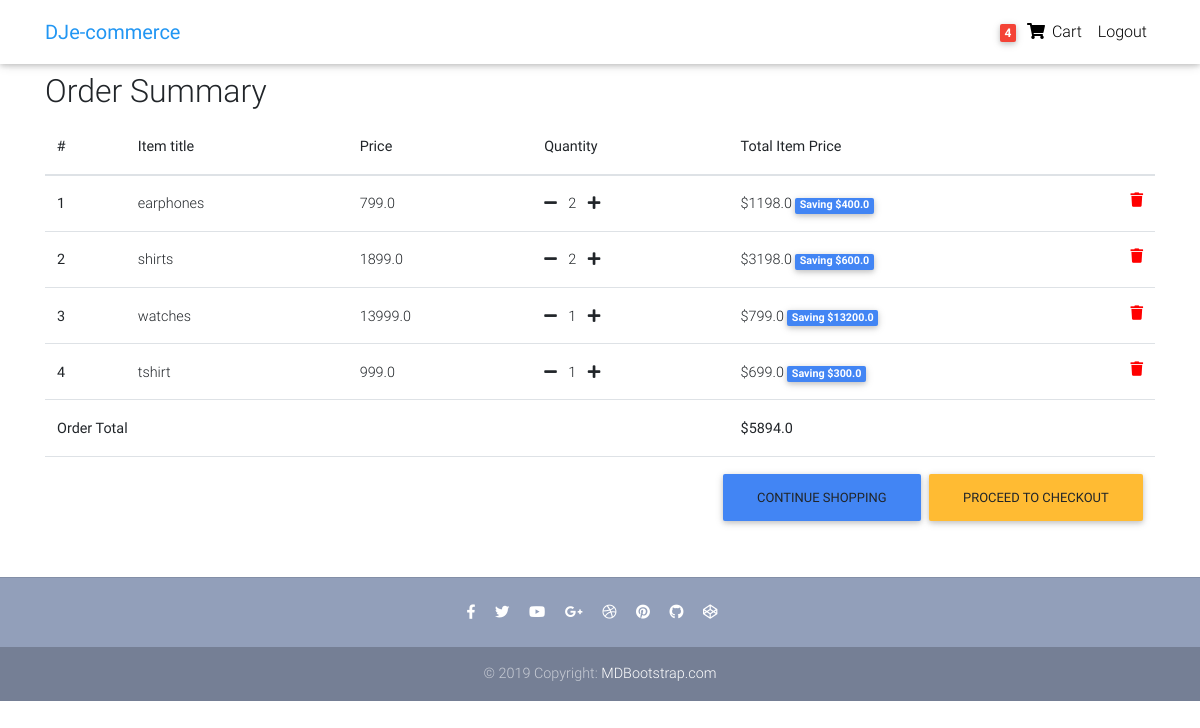
Page /order-summary/ (signed in) on the committed database.
### core/models.py (models this page shows, shortened)
class Order(models.Model):
    user = models.ForeignKey(settings.AUTH_USER_MODEL,
                             on_delete=models.CASCADE)
    ref_code = models.CharField(max_length=20, blank=True, null=True)
    items = models.ManyToManyField(OrderItem)
    start_date = models.DateTimeField(auto_now_add=True)
    ordered_date = models.DateTimeField()
    ordered = models.BooleanField(default=False)
    shipping_address = models.ForeignKey(
        'Address', related_name='shipping_address', on_delete=models.SET_NULL, blank=True, null=True)
    billing_address = models.ForeignKey(
        'Address', related_name='billing_address', on_delete=models.SET_NULL, blank=True, null=True)
    payment = models.ForeignKey(
        'Payment', on_delete=models.SET_NULL, blank=True, null=True)
    coupon = models.ForeignKey(
        'Coupon', on_delete=models.SET_NULL, blank=True, null=True)
    being_delivered = models.BooleanField(default=False)
    received = models.BooleanField(default=False)
    refund_requested = models.BooleanField(default=False)
    refund_granted = models.BooleanField(default=False)
    '''
    1. Item added to cart
    2. Adding a billing address
    (Failed checkout)
    3. Payment
    (Preprocessing, processing, packaging etc.)
    4. Being delivered
    5. Received
    6. Refunds
    '''
    def get_total(self):
        total = 0
        for order_item in self.items.all():
            total += order_item.get_final_price()
        if self.coupon:
            total -= self.coupon.amount
        return total

class OrderItem(models.Model):
    user = models.ForeignKey(settings.AUTH_USER_MODEL,
                             on_delete=models.CASCADE)
    ordered = models.BooleanField(default=False)
    item = models.ForeignKey(Item, on_delete=models.CASCADE)
    quantity = models.IntegerField(default=1)
    def get_total_item_price(self):
        return self.quantity * self.item.price
    def get_total_discount_item_price(self):
        return self.quantity * self.item.discount_price
    def get_amount_saved(self):
        return self.get_total_item_price() - self.get_total_discount_item_price()
    def get_final_price(self):
        if self.item.discount_price:
            return self.get_total_discount_item_price()
        return self.get_total_item_price()

class Item(models.Model):
    title = models.CharField(max_length=100)
    price = models.FloatField()
    discount_price = models.FloatField(blank=True, null=True)
    category = models.CharField(choices=CATEGORY_CHOICES, max_length=2)
    label = models.CharField(choices=LABEL_CHOICES, max_length=1)
    slug = models.SlugField()
    description = models.TextField()
    image = models.ImageField()

### core/views.py (the view)
# urls.py: path('order-summary/', OrderSummaryView.as_view(), name='order-summary'),
class OrderSummaryView(LoginRequiredMixin, View):
    def get(self, *args, **kwargs):
        try:
            order = Order.objects.get(user=self.request.user, ordered=False)
            context = {
                'object': order
            }
            return render(self.request, 'order_summary.html', context)
        except ObjectDoesNotExist:
            messages.warning(self.request, "You do not have an active order")
            return redirect("/")

### core/templatetags/cart_template_tags.py (called while the page is built)
@register.filter
def cart_item_count(user):
    if user.is_authenticated:
        qs = Order.objects.filter(user=user, ordered=False)
        if qs.exists():
            return qs[0].items.count()
    return 0

### templates/order_summary.html (shortened to what this page needs)
{% extends "base.html" %}
{% block content %}
  <main>
    <div class="container">
    <div class="table-responsive text-nowrap">
    <h2>Order Summary</h2>
    <table class="table">
        <thead>
        <tr>
            <th scope="col">#</th>
            <th scope="col">Item title</th>
            <th scope="col">Price</th>
            <th scope="col">Quantity</th>
            <th scope="col">Total Item Price</th>
        </tr>
        </thead>
        <tbody>
        {% for order_item in object.items.all %}
        <tr>
            <th scope="row">{{ forloop.counter }}</th>
            <td>{{ order_item.item.title }}</td>
            <td>{{ order_item.item.price }}</td>
            <td>
                <a href="{% url 'core:remove-single-item-from-cart' order_item.item.slug %}"><i class="fas fa-minus mr-2"></i></a>
                {{ order_item.quantity }}
                <a href="{% url 'core:add-to-cart' order_item.item.slug %}"><i class="fas fa-plus ml-2"></i></a>
            </td>
            <td>
            {% if order_item.item.discount_price %}
                ${{ order_item.get_total_discount_item_price }}
                <span class="badge badge-primary">Saving ${{ order_item.get_amount_saved }}</span>
            {% else %}
                ${{ order_item.get_total_item_price }}
            {% endif %}
            <a style='color: red;' href="{% url 'core:remove-from-cart' order_item.item.slug %}">
                <i class="fas fa-trash float-right"></i>
            </a>
            </td>
        </tr>
        {% endfor %}
        {% if object.get_total %}
        <tr>
            <td colspan="4"><b>Order Total</b></td>
            <td><b>${{ object.get_total }}</b></td>
        </tr>
        <tr>
            <td colspan="5">
            <a class='btn btn-warning float-right ml-2' href='/checkout/'>Proceed to checkout</a>
            <a class='btn btn-primary float-right' href='/'>Continue shopping</a>
            </td>
        </tr>
        {% endif %}
        </tbody>
    </table>
    </div>
    </div>
  </main>
{% endblock content %}

### templates/base.html (shortened to what this page needs)
{% load static %}
<!DOCTYPE html>
<html lang="en">
<head>
  <link rel="stylesheet" href="https://use.fontawesome.com/releases/v5.8.1/css/all.css">
  <link href="{% static 'css/bootstrap.min.css' %}" rel="stylesheet">
  <link href="{% static 'css/mdb.min.css' %}" rel="stylesheet">
  <link href="{% static 'css/style.min.css' %}" rel="stylesheet">
</head>
{% include "navbar.html" %}
<body>
    <div class="mt-5 pt-4">
    </div>
    {% block content %}
    {% endblock content %}
    {% include "footer.html" %}
</body>
</html>

### templates/navbar.html (shortened to what this page needs)
{% load cart_template_tags %}
<nav class="navbar fixed-top navbar-expand-lg navbar-light white scrolling-navbar">
    <div class="container">
      <a class="navbar-brand waves-effect" href="/">
        <strong class="blue-text">DJe-commerce</strong>
      </a>
      <div class="collapse navbar-collapse" id="navbarSupportedContent">
        <ul class="navbar-nav nav-flex-icons">
          {% if request.user.is_authenticated %}
          <li class="nav-item">
            <a href="{% url 'core:order-summary' %}" class="nav-link waves-effect">
              <span class="badge red z-depth-1 mr-1"> {{ request.user|cart_item_count }} </span>
              <i class="fas fa-shopping-cart"></i>
              <span class="clearfix d-none d-sm-inline-block"> Cart </span>
            </a>
          </li>
          <li class="nav-item">
            <a class="nav-link waves-effect" href="{% url 'account_logout' %}">
              <span class="clearfix d-none d-sm-inline-block"> Logout </span>
            </a>
          </li>
          {% endif %}
        </ul>
      </div>
    </div>
  </nav>

### templates/footer.html
<footer class="page-footer text-center font-small mt-4 wow fadeIn">
    <hr class="my-4">
    <div class="pb-4">
      <a href="https://www.facebook.com/mdbootstrap" target="_blank">
        <i class="fab fa-facebook-f mr-3"></i>
      </a>
      <a href="https://twitter.com/MDBootstrap" target="_blank">
        <i class="fab fa-twitter mr-3"></i>
      </a>
      <a href="https://www.youtube.com/watch?v=7MUISDJ5ZZ4" target="_blank">
        <i class="fab fa-youtube mr-3"></i>
      </a>
      <a href="https://plus.google.com/u/0/b/107863090883699620484" target="_blank">
        <i class="fab fa-google-plus-g mr-3"></i>
      </a>
      <a href="https://dribbble.com/mdbootstrap" target="_blank">
        <i class="fab fa-dribbble mr-3"></i>
      </a>
      <a href="https://pinterest.com/mdbootstrap" target="_blank">
        <i class="fab fa-pinterest mr-3"></i>
      </a>
      <a href="https://github.com/mdbootstrap/bootstrap-material-design" target="_blank">
        <i class="fab fa-github mr-3"></i>
      </a>
      <a href="http://codepen.io/mdbootstrap/" target="_blank">
        <i class="fab fa-codepen mr-3"></i>
      </a>
    </div>
    <div class="footer-copyright py-3">
      © 2019 Copyright:
      <a href="https://mdbootstrap.com/education/bootstrap/" target="_blank"> MDBootstrap.com </a>
    </div>
  </footer>

### templates/scripts.html (shortened to what this page needs)
{% load static %}

### templates/base.html (style rules this page uses)
html, body, header, .carousel { height: 60vh; }

### rows in the picture
OrderItem: item "earphones", item.price "799.0", quantity "2", get_total_discount_item_price "1198.0", get_amount_saved "400.0"
OrderItem: item "shirts", item.price "1899.0", quantity "2", get_total_discount_item_price "3198.0", get_amount_saved "600.0"
OrderItem: item "watches", item.price "13999.0", quantity "1", get_total_discount_item_price "799.0", get_amount_saved "13200.0"
OrderItem: item "tshirt", item.price "999.0", quantity "1", get_total_discount_item_price "699.0", get_amount_saved "300.0"
Order: get_total "5894.0"

### other values in the picture
{{ request.user|cart_item_count }} "4"
